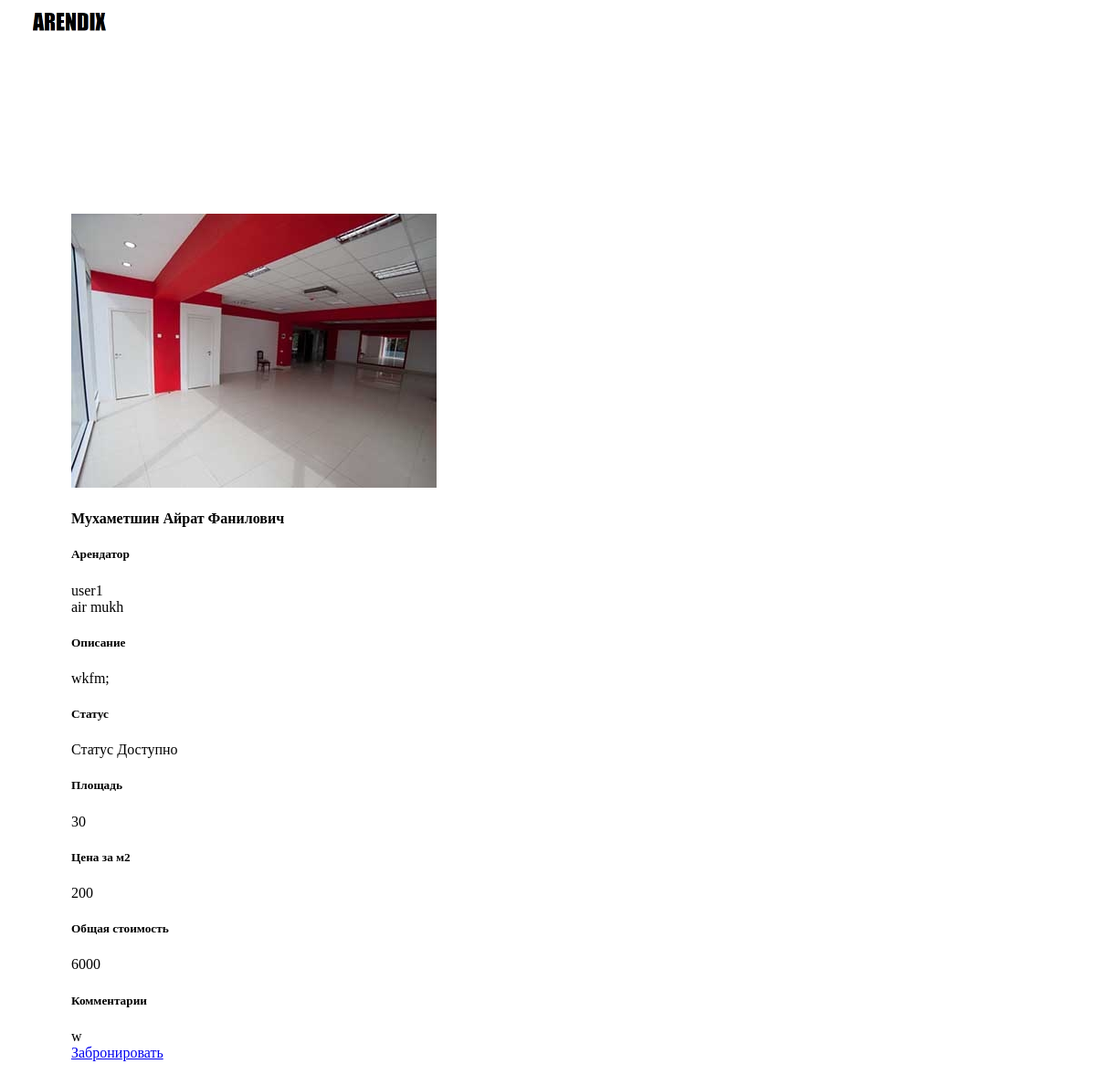
Page /room/41/ on the committed database.
### rooms/models.py (models this page shows, shortened)
class RoomImage(models.Model):
    room = models.ForeignKey(Room,blank=True,null=True,default=None)
    image = models.ImageField()
    created_date = models.DateTimeField(auto_now_add=True, auto_now = False)
    updated_date = models.DateTimeField(auto_now_add=False, auto_now = True)
    class Meta:
        verbose_name = "Фотография"
        verbose_name_plural = "Фотографии"

class Room(models.Model):
    name = models.CharField(max_length=50,blank=True,null=True,default=None)
    description = models.TextField(blank=True,null=True,default=None)
    square = models.IntegerField(blank=True,null=True,default=None)
    price_per_m2 = models.IntegerField(blank=True,null=True,default=None)
    price = models.IntegerField(blank=True,null=True,default=None)
    comments = models.TextField()
    status = models.ForeignKey(Status)
    user = models.ForeignKey(User, null=True)
    created_date = models.DateTimeField(auto_now_add=True, auto_now = False)
    updated_date = models.DateTimeField(auto_now_add=False, auto_now = True)
    class Meta:
        verbose_name = "Помещение"
        verbose_name_plural = "Помещения"

class Status(models.Model):
    status_value = models.CharField(max_length = 50,blank=True,null=True,default=None)
    status_description = models.TextField(blank=True,null=True,default=None)
    created_date = models.DateTimeField(auto_now_add=True, auto_now = False)
    updated_date = models.DateTimeField(auto_now_add=False, auto_now = True)
    def __str__(self):
        return "Статус %s" % self.status_value
    class Meta:
        verbose_name = "Статус"
        verbose_name_plural = "Статусы"

### lading/views.py (the view)
# urls.py: url(r'^room/(?P<pk>\d+)/$', views.room_detail, name='room_detail'),
def room_detail(request, pk):
    room = get_object_or_404(RoomImage, pk=pk)
    return render(request, 'room_detail1.html', {'room_image': room, "username": auth.get_user(request).username})

### lading/templates/room_detail1.html (shortened to what this page needs)
{% extends 'base.html' %}
{% load static %}
{% block content %}
<div class="android-more-section">
  <div class="mdl-layout mdl-js-layout mdl-card mdl-shadow--3dp mdl-color--white">
    <div class="mdl-card mdl-cell mdl-cell--middle mdl-cell--9-col-desktop mdl-cell--6-col-tablet mdl-cell--4-col-phone">
      <img src="{{ room_image.image.url }} " width="400px" height="300px">
    </div>
                <div class="mdl-card__title mdl-card--border">
                   <h4 class="mdl-card__title-text">{{room_image.room.name}}</h4>
                </div>
                <div class="mdl-card__supporting-text mdl-card--border">
                  <span class="mdl-typography--font-light mdl-typography--subhead">
                    <h5>Арендатор</h5>
                    {{room_image.room.user.username}}</br>
                    {{ room_image.room.user.first_name}}
                    {{ room_image.room.user.last_name}}</span>
                </div>
                <div class="mdl-card__supporting-text mdl-card--border">
                  <span class="mdl-typography--font-light mdl-typography--subhead">
                    <h5>Описание</h5>
                    {{room_image.room.description}}</span>
                </div>
                <div class="mdl-card__supporting-text mdl-card--border">
                  <span class="mdl-typography--font-light mdl-typography--subhead">
                    <h5>Статус</h5>
                    {{room_image.room.status}}</span>
                </div>
                <div class="mdl-card__supporting-text mdl-card--border">
                  <span class="mdl-typography--font-light mdl-typography--subhead">
                    <h5>Площадь</h5>
                    {{room_image.room.square}}</span>
                </div>
                <div class="mdl-card__supporting-text mdl-card--border">
                  <span class="mdl-typography--font-light mdl-typography--subhead">
                    <h5>Цена за м2</h5>
                    {{room_image.room.price_per_m2}}</span>
                </div>
                <div class="mdl-card__supporting-text mdl-card--border">
                  <span class="mdl-typography--font-light mdl-typography--subhead">
                    <h5>Общая стоимость</h5>
                    {{room_image.room.price}}</span>
                </div>
                <div class="mdl-card__supporting-text ">
                  <span class="mdl-typography--font-light mdl-typography--subhead">
                    <h5>Комментарии</h5>
                    {{room_image.room.comments}}</span>
                </div>
                <div class="mdl-card__actions mdl-card--border">
                  {% ifequal room_image.room.status.pk 2 %}
                   <a class="mdl-button mdl-js-button mdl-button--primary" href="{% url 'bron' pk=room_image.pk %}">
                     Забронировать
                   </a>
                  {% endifequal %}
                                  </div>
              </div>
  </div>
</div>
{% endblock %}

### lading/static/styles.css (style rules this page uses)
.android-more-section { padding: 80px 0; max-width: 1044px; margin-left: auto; margin-right: auto; }

### rows in the picture
RoomImage: image (picture), room.name "Мухаметшин Айрат Фанилович", room.user.username "user1", room.user.first_name "air", room.user.last_name "mukh", room.description "wkfm;", room.status "Статус Доступно", room.square "30", room.price_per_m2 "200", room.price "6000", room.comments "w"
